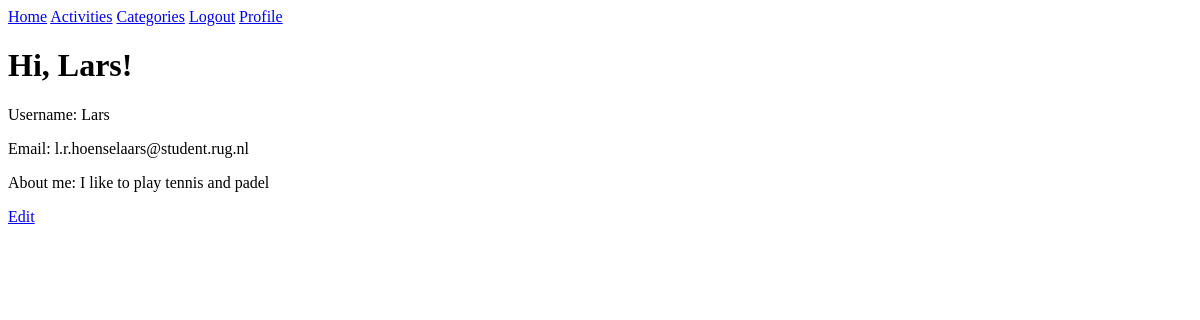
The page /profile (signed in) on the database as committed earlier.
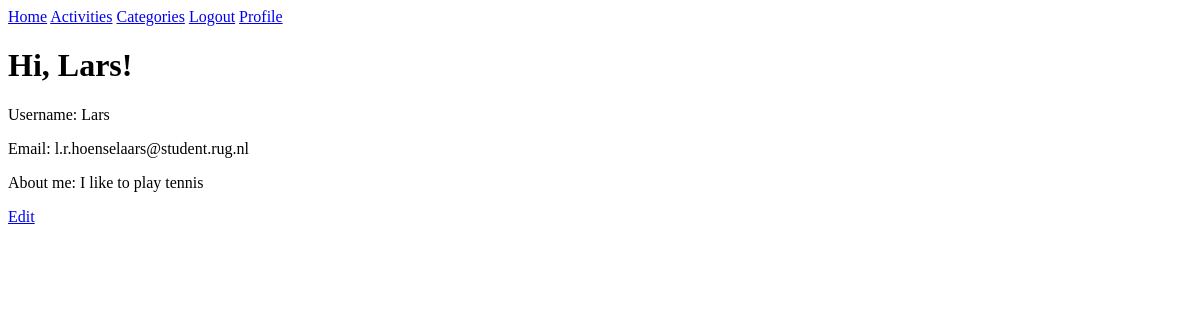
The same page on the database as committed later.
### app/models.py (models this page shows, shortened)
class Users(UserMixin, db.Model):
    __table_args__ = {'extend_existing': True}
    id = db.Column(db.Integer, primary_key = True)
    email = db.Column(db.String(64), unique=True, nullable=False)
    username = db.Column(db.String(64), unique=True, nullable=False)
    bio = db.Column(db.String(256))
    password_hash = db.Column(db.String(128), nullable=False)
    """
    For creation of the API token
    token: so.Mapped[Optional[str]] = so.mapped_column(
        sa.String(32), index=True, unique=True)
    token_expiration: so.Mapped[Optional[datetime]]
    """

### app/routes.py (the view)
@app.route('/profile', methods=['GET', 'POST'])
@login_required
def profile():
    return render_template('profile.html')

### app/models.py (called while the page is built)
@login.user_loader
def load_user(id):
    return db.session.get(Users, int(id))

### app/templates/profile.html (shortened to what this page needs)
{% extends "base.html" %}
{% block content %}
<h1>Hi, {{ current_user.username }}!</h1>
<p> Username: {{current_user.username}}</p>
<p> Email: {{current_user.email}} </p>
<p> About me: {{current_user.bio}}</p>
<td>
    <a href="{{ url_for('edit_profile') }}">Edit</a>
</td>
{% endblock %}

### app/templates/base.html (shortened to what this page needs)
<!DOCTYPE html>
<html lang="en">
<head>
    <link rel="stylesheet" href="{{ url_for('static', filename='css/style.css') }}">
</head>
<body>
<nav>
    <a href="/">Home</a>
    <a href="/activities">Activities</a>
    <a href="/categories">Categories</a>
    {% if current_user.is_anonymous %}
      <a href="{{ url_for('login') }}">Login</a>
      <a href="/register">Register</a>
      {% else %}
      <a href="{{ url_for('logout') }}">Logout</a>
      <a href="{{url_for('profile')}}">Profile</a>
      {% endif %}
</nav>
<main>
    {% block content %}
    {% endblock %}
</main>
</body>
</html>

Rows that differ between the two databases and show on the page:
changed Users "Lars": bio "I like to play tennis and padel" → "I like to play tennis"
